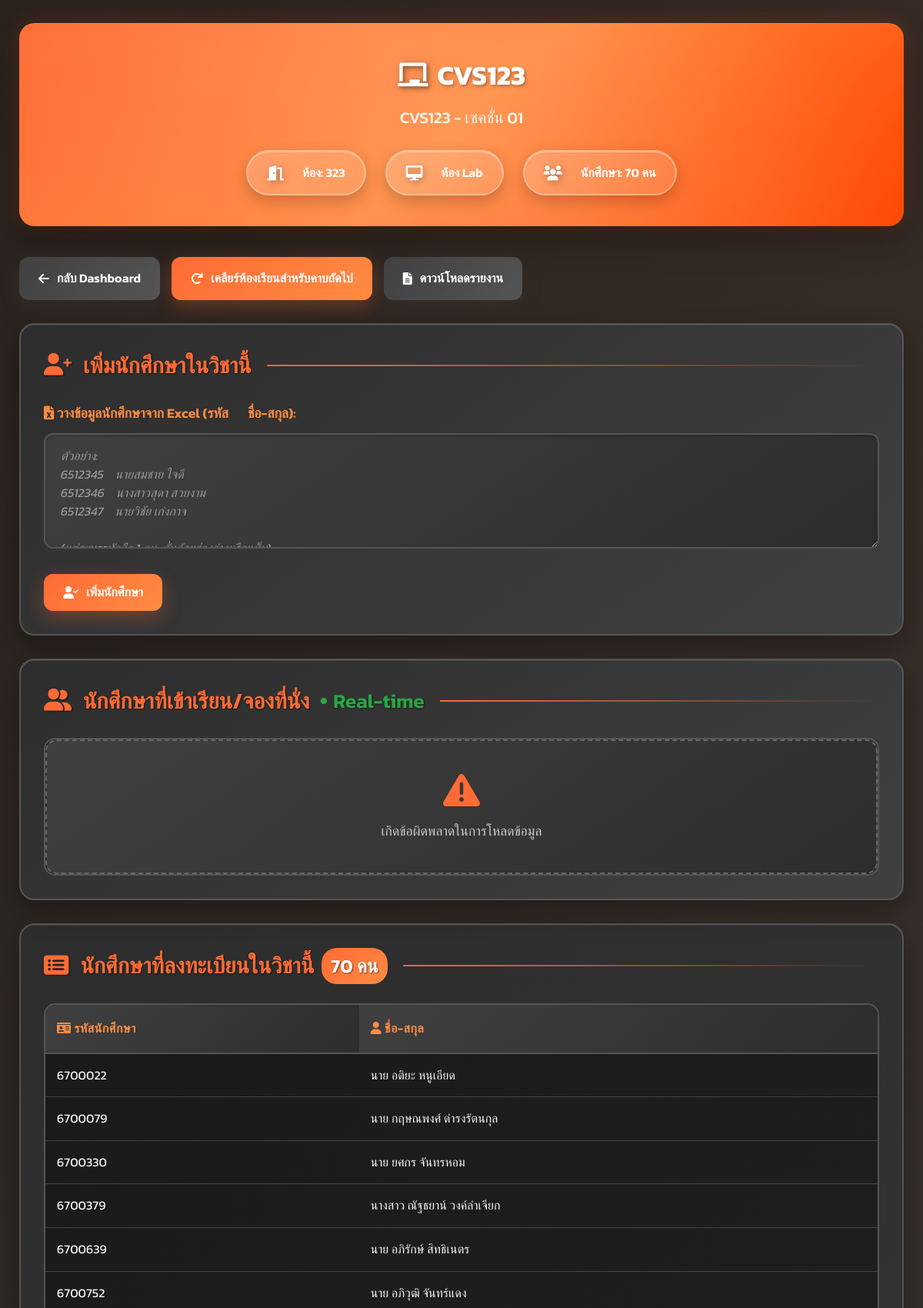
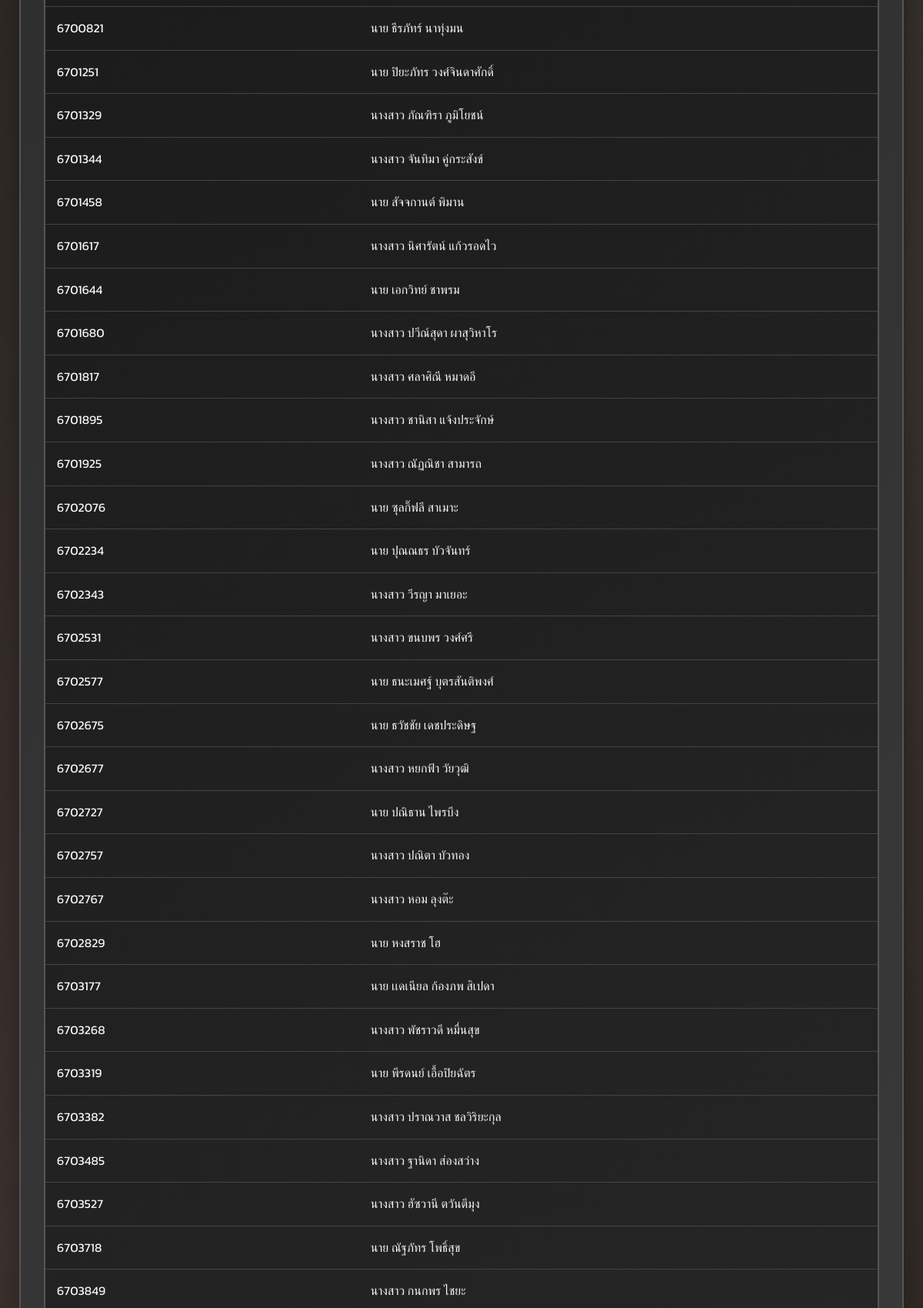
The page /teacher/view_bookings.php?course_id=7 (signed in, upper part) on the database its author committed (2 pictures, top to bottom).
### tables this page shows
CREATE TABLE IF NOT EXISTS `courses` (
  `course_id` int NOT NULL,
  `course_name` varchar(255) NOT NULL,
  `course_code` varchar(100) DEFAULT NULL,
  `section` varchar(50) DEFAULT NULL,
  `instructor_name` varchar(255) DEFAULT NULL,
  `room_type` enum('lab','lecture') NOT NULL,
  `room_name` varchar(100) NOT NULL,
  `is_hidden` tinyint(1) DEFAULT '0',
  `created_by_user_id` int DEFAULT NULL,
  `created_at` datetime DEFAULT CURRENT_TIMESTAMP
);

CREATE TABLE IF NOT EXISTS `students` (
  `student_id` varchar(50) NOT NULL,
  `full_name` varchar(255) NOT NULL
);

### teacher/view_bookings.php (the view, shortened to what this page needs)
<?php
require_once('../db_connect.php');
$course_id = isset($_GET['course_id']) ? intval($_GET['course_id']) : 0;
$stmt_course = $pdo->prepare("SELECT * FROM courses WHERE course_id = ? AND created_by_user_id = ?");
$stmt_course->execute([$course_id, $_SESSION['user_id']]);
$course = $stmt_course->fetch(PDO::FETCH_ASSOC);
$stmt_registered_students = $pdo->prepare("
    SELECT s.student_id, s.full_name
    FROM course_students cs
    JOIN students s ON cs.student_id = s.student_id
    WHERE cs.course_id = ?
    ORDER BY s.student_id
");
$stmt_registered_students->execute([$course_id]);
$registered_students = $stmt_registered_students->fetchAll(PDO::FETCH_ASSOC);
?>
<!DOCTYPE html>
<html lang="th">
<head>
    <link href="https://cdnjs.cloudflare.com/ajax/libs/font-awesome/6.0.0/css/all.min.css" rel="stylesheet">
</head>
<body>
    <div class="container">
        <div class="page-header">
            <div class="page-header-content">
                <h2><i class="fas fa-chalkboard"></i><?php echo htmlspecialchars($course['course_name']); ?></h2>
                <h3><?php echo htmlspecialchars($course['course_code']); ?> - เซคชั่น <?php echo htmlspecialchars($course['section']); ?></h3>
                <div class="course-details">
                    <div class="course-detail-item">
                        <i class="fas fa-door-open"></i>
                        ห้อง: <?php echo htmlspecialchars($course['room_name']); ?>
                    </div>
                    <div class="course-detail-item">
                        <i class="fas fa-<?php echo $course['room_type'] == 'lab' ? 'desktop' : 'chalkboard'; ?>"></i>
                        <?php echo htmlspecialchars($course['room_type'] == 'lab' ? 'ห้อง Lab' : 'ห้อง Lecture'); ?>
                    </div>
                    <div class="course-detail-item">
                        <i class="fas fa-users"></i>
                        นักศึกษา: <?php echo count($registered_students); ?> คน
                    </div>
                </div>
            </div>
        </div>
        <div class="action-buttons-top">
            <a href="dashboard.php" class="btn btn-secondary">
                <i class="fas fa-arrow-left"></i>กลับ Dashboard
            </a>
            <button class="btn btn-primary" onclick="confirmClearRoom(<?php echo $course_id; ?>, this)">
                <i class="fas fa-redo"></i>เคลียร์ห้องเรียนสำหรับคาบถัดไป
            </button>
            <a href="generate_report.php?course_id=<?php echo $course_id; ?>" class="btn btn-secondary">
                <i class="fas fa-file-alt"></i>ดาวน์โหลดรายงาน
            </a>
        </div>
        <div class="section-box">
            <h3><i class="fas fa-user-plus"></i>เพิ่มนักศึกษาในวิชานี้</h3>
            <form id="addStudentForm" action="process_add_students.php" method="POST">
                <div class="form-group">
                    <label for="student_data">
                        <i class="fas fa-file-excel"></i> วางข้อมูลนักศึกษาจาก Excel (รหัส &emsp; ชื่อ-สกุล):
                    </label>
                    <textarea id="student_data" name="student_data" placeholder="ตัวอย่าง:
6512345    นายสมชาย ใจดี
6512346    นางสาวสุดา สวยงาม
6512347    นายวิชัย เก่งกาจ
(แต่ละบรรทัดคือ 1 คน, คั่นด้วยช่องว่างหรือแท็บ)"></textarea>
                </div>
                <button type="submit" class="btn btn-primary">
                    <i class="fas fa-user-check"></i>เพิ่มนักศึกษา
                </button>
            </form>
        </div>
        <div class="section-box realtime-section">
            <h3>
                <i class="fas fa-user-friends"></i>นักศึกษาที่เข้าเรียน/จองที่นั่ง
                <span class="realtime-indicator">
                    <span class="realtime-dot"></span>
                    Real-time
                </span>
            </h3>
            <div id="activeBookingsList" class="table-container">
            </div>
        </div>
        <div class="section-box">
            <h3>
                <i class="fas fa-list-alt"></i>นักศึกษาที่ลงทะเบียนในวิชานี้
                <span class="student-count"><?php echo count($registered_students); ?> คน</span>
            </h3>
            <?php if (count($registered_students) > 0): ?>
                <div class="table-container">
                    <table>
                        <thead>
                            <tr>
                                <th><i class="fas fa-id-card"></i> รหัสนักศึกษา</th>
                                <th><i class="fas fa-user"></i> ชื่อ-สกุล</th>
                            </tr>
                        </thead>
                        <tbody>
                            <?php foreach ($registered_students as $s): ?>
                                <tr>
                                    <td><?php echo htmlspecialchars($s['student_id']); ?></td>
                                    <td><?php echo htmlspecialchars($s['full_name']); ?></td>
                                </tr>
                            <?php endforeach; ?>
                        </tbody>
                    </table>
                </div>
            <?php endif; ?>
        </div>
    </div>
</body>
</html>

### rows shown on the page
courses: course_name "CVS123", course_code "CVS123", section "01", room_name "323", room_type "ห้อง Lab"
students: student_id "6700022", full_name "นาย อติยะ หนูเอียด"
students: student_id "6700079", full_name "นาย กฤษณพงศ์ ดำรงรัตนกุล"
students: student_id "6700330", full_name "นาย ยศกร จันทรหอม"
students: student_id "6700379", full_name "นางสาว ณัฐธยาน์ วงค์ลำเจียก"
students: student_id "6700639", full_name "นาย อภิรักษ์ สิทธิเนตร"
students: student_id "6700752", full_name "นาย อภิวุฒิ จันทร์แดง"
students: student_id "6700821", full_name "นาย ธีรภัทร์ นาทุ่งมน"
students: student_id "6701251", full_name "นาย ปิยะภัทร วงศ์จินดาศักดิ์"
students: student_id "6701329", full_name "นางสาว ภัณฑิรา ภูมิโยชน์"
students: student_id "6701344", full_name "นางสาว จันทิมา คู่กระสังข์"
students: student_id "6701458", full_name "นาย สัจจกานต์ พิมาน"
students: student_id "6701617", full_name "นางสาว นิศารัตน์ แก้วรอดไว"
students: student_id "6701644", full_name "นาย เอกวิทย์ ชาพรม"
students: student_id "6701680", full_name "นางสาว ปวีณ์สุดา ผาสุวิหาโร"
students: student_id "6701817", full_name "นางสาว ศลาศิณี หมาดอี"
students: student_id "6701895", full_name "นางสาว ชานิสา แจ้งประจักษ์"
students: student_id "6701925", full_name "นางสาว ณัฏณิชา สามารถ"
students: student_id "6702076", full_name "นาย ซุลกิ๊ฟลี สาเมาะ"
students: student_id "6702234", full_name "นาย ปุณณธร บัวจันทร์"
students: student_id "6702343", full_name "นางสาว วีรญา มาเยอะ"
students: student_id "6702531", full_name "นางสาว ขนบพร วงศ์ศรี"
students: student_id "6702577", full_name "นาย ธนะเมศฐ์ บุตรสันติพงศ์"
students: student_id "6702675", full_name "นาย ธวัชชัย เดชประดิษฐ"
students: student_id "6702677", full_name "นางสาว หยกฟ้า วัยวุฒิ"
students: student_id "6702727", full_name "นาย ปณิธาน ไพรบึง"
students: student_id "6702757", full_name "นางสาว ปณิตา บัวทอง"
students: student_id "6702767", full_name "นางสาว หอม ลุงต๊ะ"
students: student_id "6702829", full_name "นาย หงสราช โฮ"
students: student_id "6703177", full_name "นาย เเดเนียล ก้องภพ สิเปดา"
students: student_id "6703268", full_name "นางสาว พัชราวดี หมื่นสุข"
students: student_id "6703319", full_name "นาย พีรดนย์ เอื้อปิยฉัตร"
students: student_id "6703382", full_name "นางสาว ปราณวาส ชลวิริยะกุล"
students: student_id "6703485", full_name "นางสาว ฐานิดา ส่องสว่าง"
students: student_id "6703527", full_name "นางสาว ฮัซวานี ตวันตีมุง"
students: student_id "6703718", full_name "นาย ณัฐภัทร โพธิ์สุข"
students: student_id "6703849", full_name "นางสาว กนกพร ไชยะ"

### other values the page prints
count($registered_students) "70"
